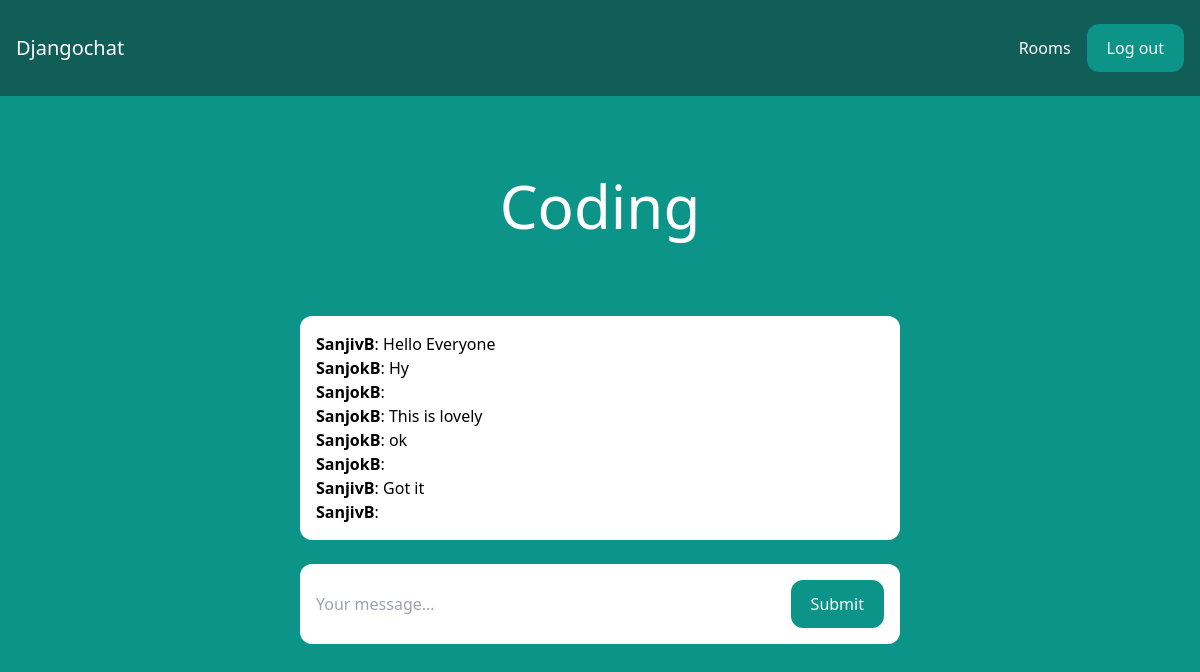
The app's page /rooms/code/ (signed in) with its own data.
### room/models.py (models this page shows, shortened)
class Room(models.Model):
    name = models.CharField(max_length=255)
    slug = models.SlugField(unique=True)

class Message(models.Model):
    room = models.ForeignKey(Room, related_name='messages', on_delete=models.CASCADE)
    user = models.ForeignKey(User, related_name='messages', on_delete=models.CASCADE)
    content = models.TextField()
    date_added = models.DateTimeField(auto_now_add=True)
    class Meta:
        ordering = ('date_added',)

### room/views.py (the view)
# urls.py: path('rooms/', include('room.urls')),
@login_required
def room(request, slug):
    room = Room.objects.get(slug=slug)
    messages = Message.objects.filter(room=room)[0:25]
    return render(request, 'room/room.html', {'room': room, 'messages': messages})

### room/templates/room/room.html (shortened to what this page needs)
{% extends 'core/base.html' %}
{% block content %}
<div class="p-10 lg:p-20 text-center">
    <h1 class="text-3xl lg:text-6xl text-white">{{ room.name }}</h1>
</div>
<div class="lg:w-2/4 mx-4 lg:mx-auto p-4 bg-white rounded-xl">
    <div class="chat-messages space-y-3" id="chat-messages">
        {% for m in messages %}<b>{{ m.user.username }}</b>: {{ m.content }}<br>{% endfor %}
    </div>
</div>
<div class="lg:w-2/4 mt-6 mx-4 lg:mx-auto p-4 bg-white rounded-xl">
    <form method="post" action="." class="flex">
        <input type="text" name="content" class="flex-1 mr-3" placeholder="Your message..." id="chat-message-input">
        <button
            class="px-5 py-3 rounded-xl text-white bg-teal-600 hover:bg-teal-700"
            id="chat-message-submit"
        >Submit</button>
    </form>
</div>
{% endblock %}

### records on screen
Room: name "Coding"
Message: user.username "SanjivB", content "Hello Everyone"
Message: user.username "SanjokB", content "Hy"
Message: user.username "SanjokB"
Message: user.username "SanjokB", content "This is lovely"
Message: user.username "SanjokB", content "ok"
Message: user.username "SanjokB"
Message: user.username "SanjivB", content "Got it"
Message: user.username "SanjivB"
